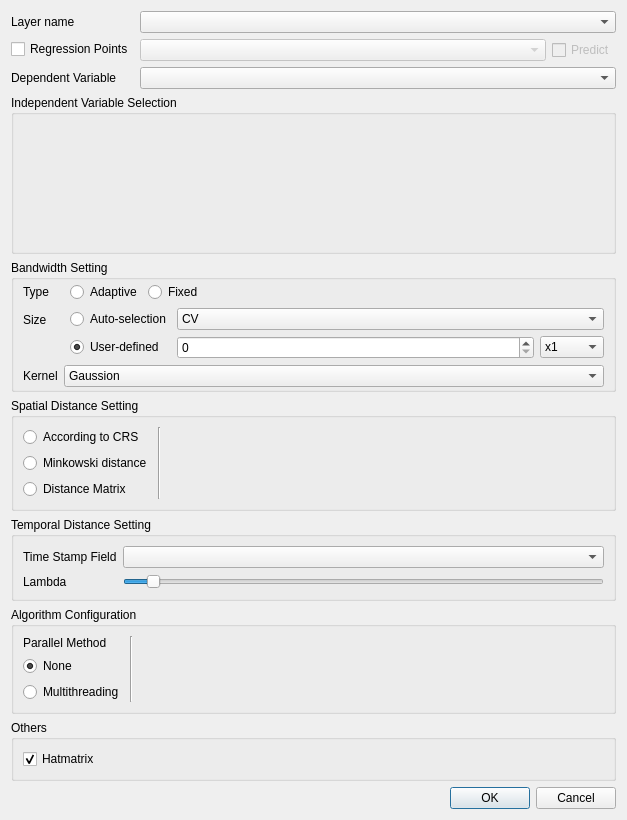
<?xml version="1.0" encoding="UTF-8"?>
<ui version="4.0">
 <class>GwmGTWROptionsDialog</class>
 <widget class="QDialog" name="GwmGTWROptionsDialog">
  <property name="geometry">
   <rect>
    <x>0</x>
    <y>0</y>
    <width>627</width>
    <height>820</height>
   </rect>
  </property>
  <property name="windowTitle">
   <string>GWR Configure</string>
  </property>
  <layout class="QVBoxLayout" name="verticalLayout_3" stretch="0,1,0,0,0,0,0,0">
   <item>
    <layout class="QFormLayout" name="formLayout_6">
     <item row="0" column="0">
      <widget class="QLabel" name="label">
       <property name="sizePolicy">
        <sizepolicy hsizetype="Fixed" vsizetype="Preferred">
         <horstretch>0</horstretch>
         <verstretch>0</verstretch>
        </sizepolicy>
       </property>
       <property name="text">
        <string>Layer name</string>
       </property>
      </widget>
     </item>
     <item row="0" column="1">
      <widget class="QComboBox" name="mLayerComboBox"/>
     </item>
     <item row="2" column="0">
      <widget class="QLabel" name="label_12">
       <property name="text">
        <string>Dependent Variable</string>
       </property>
      </widget>
     </item>
     <item row="2" column="1">
      <widget class="QComboBox" name="mDepVarComboBox"/>
     </item>
     <item row="1" column="0">
      <widget class="QCheckBox" name="ckbRegressionPoints">
       <property name="text">
        <string>Regression Points</string>
       </property>
      </widget>
     </item>
     <item row="1" column="1">
      <layout class="QHBoxLayout" name="horizontalLayout_8">
       <item>
        <widget class="QComboBox" name="cmbRegressionLayerSelect">
         <property name="enabled">
          <bool>false</bool>
         </property>
        </widget>
       </item>
       <item>
        <widget class="QCheckBox" name="ckbPredict">
         <property name="enabled">
          <bool>false</bool>
         </property>
         <property name="sizePolicy">
          <sizepolicy hsizetype="Fixed" vsizetype="Fixed">
           <horstretch>0</horstretch>
           <verstretch>0</verstretch>
          </sizepolicy>
         </property>
         <property name="text">
          <string>Predict</string>
         </property>
        </widget>
       </item>
      </layout>
     </item>
    </layout>
   </item>
   <item>
    <widget class="QGroupBox" name="groupBox">
     <property name="title">
      <string>Independent Variable Selection</string>
     </property>
     <layout class="QVBoxLayout" name="verticalLayout_4" stretch="1">
      <item>
       <widget class="GwmIndepVarSelectorWidget" name="mIndepVarSelector" native="true"/>
      </item>
     </layout>
    </widget>
   </item>
   <item>
    <widget class="QGroupBox" name="groupBox_2">
     <property name="sizePolicy">
      <sizepolicy hsizetype="Preferred" vsizetype="Fixed">
       <horstretch>0</horstretch>
       <verstretch>0</verstretch>
      </sizepolicy>
     </property>
     <property name="title">
      <string>Bandwidth Setting</string>
     </property>
     <layout class="QFormLayout" name="formLayout">
      <property name="horizontalSpacing">
       <number>6</number>
      </property>
      <property name="verticalSpacing">
       <number>6</number>
      </property>
      <property name="topMargin">
       <number>2</number>
      </property>
      <property name="bottomMargin">
       <number>2</number>
      </property>
      <item row="0" column="0">
       <widget class="QLabel" name="label_2">
        <property name="text">
         <string>Type</string>
        </property>
       </widget>
      </item>
      <item row="0" column="1">
       <layout class="QHBoxLayout" name="horizontalLayout_6">
        <property name="leftMargin">
         <number>6</number>
        </property>
        <item>
         <widget class="QRadioButton" name="mBwTypeAdaptiveRadio">
          <property name="sizePolicy">
           <sizepolicy hsizetype="Fixed" vsizetype="Fixed">
            <horstretch>0</horstretch>
            <verstretch>0</verstretch>
           </sizepolicy>
          </property>
          <property name="text">
           <string>Adaptive</string>
          </property>
          <property name="checked">
           <bool>true</bool>
          </property>
         </widget>
        </item>
        <item>
         <widget class="QRadioButton" name="mBwTypeFixedRadio">
          <property name="sizePolicy">
           <sizepolicy hsizetype="Fixed" vsizetype="Fixed">
            <horstretch>0</horstretch>
            <verstretch>0</verstretch>
           </sizepolicy>
          </property>
          <property name="text">
           <string>Fixed</string>
          </property>
         </widget>
        </item>
        <item>
         <spacer name="horizontalSpacer">
          <property name="orientation">
           <enum>Qt::Horizontal</enum>
          </property>
          <property name="sizeHint" stdset="0">
           <size>
            <width>40</width>
            <height>20</height>
           </size>
          </property>
         </spacer>
        </item>
       </layout>
      </item>
      <item row="1" column="0">
       <widget class="QLabel" name="label_3">
        <property name="sizePolicy">
         <sizepolicy hsizetype="Preferred" vsizetype="Preferred">
          <horstretch>0</horstretch>
          <verstretch>0</verstretch>
         </sizepolicy>
        </property>
        <property name="text">
         <string>Size</string>
        </property>
        <property name="alignment">
         <set>Qt::AlignLeading|Qt::AlignLeft|Qt::AlignVCenter</set>
        </property>
       </widget>
      </item>
      <item row="1" column="1">
       <layout class="QGridLayout" name="gridLayout_4">
        <property name="leftMargin">
         <number>6</number>
        </property>
        <item row="1" column="0">
         <widget class="QRadioButton" name="mBwSizeCustomizeRadio">
          <property name="sizePolicy">
           <sizepolicy hsizetype="Fixed" vsizetype="Fixed">
            <horstretch>0</horstretch>
            <verstretch>0</verstretch>
           </sizepolicy>
          </property>
          <property name="text">
           <string>User-defined</string>
          </property>
          <property name="checked">
           <bool>true</bool>
          </property>
         </widget>
        </item>
        <item row="1" column="1">
         <widget class="QStackedWidget" name="mBwSizeSettingStack">
          <property name="currentIndex">
           <number>0</number>
          </property>
          <widget class="QWidget" name="page_4">
           <layout class="QHBoxLayout" name="horizontalLayout">
            <property name="leftMargin">
             <number>0</number>
            </property>
            <property name="topMargin">
             <number>0</number>
            </property>
            <property name="rightMargin">
             <number>0</number>
            </property>
            <property name="bottomMargin">
             <number>0</number>
            </property>
            <item>
             <widget class="QSpinBox" name="mBwSizeAdaptiveSize"/>
            </item>
            <item>
             <widget class="QComboBox" name="mBwSizeAdaptiveUnit">
              <property name="sizePolicy">
               <sizepolicy hsizetype="Fixed" vsizetype="Fixed">
                <horstretch>0</horstretch>
                <verstretch>0</verstretch>
               </sizepolicy>
              </property>
              <item>
               <property name="text">
                <string>x1</string>
               </property>
              </item>
              <item>
               <property name="text">
                <string>x10</string>
               </property>
              </item>
              <item>
               <property name="text">
                <string>x100</string>
               </property>
              </item>
              <item>
               <property name="text">
                <string>x1000</string>
               </property>
              </item>
             </widget>
            </item>
           </layout>
          </widget>
          <widget class="QWidget" name="page_5">
           <layout class="QHBoxLayout" name="horizontalLayout_4">
            <property name="leftMargin">
             <number>0</number>
            </property>
            <property name="topMargin">
             <number>0</number>
            </property>
            <property name="rightMargin">
             <number>0</number>
            </property>
            <property name="bottomMargin">
             <number>0</number>
            </property>
            <item>
             <widget class="QDoubleSpinBox" name="mBwSizeFixedSize">
              <property name="decimals">
               <number>12</number>
              </property>
             </widget>
            </item>
            <item>
             <widget class="QComboBox" name="mBwSizeFixedUnit">
              <property name="sizePolicy">
               <sizepolicy hsizetype="Fixed" vsizetype="Fixed">
                <horstretch>0</horstretch>
                <verstretch>0</verstretch>
               </sizepolicy>
              </property>
              <item>
               <property name="text">
                <string>m</string>
               </property>
              </item>
              <item>
               <property name="text">
                <string>km</string>
               </property>
              </item>
              <item>
               <property name="text">
                <string>mile</string>
               </property>
              </item>
             </widget>
            </item>
           </layout>
          </widget>
         </widget>
        </item>
        <item row="0" column="0">
         <widget class="QRadioButton" name="mBwSizeAutomaticRadio">
          <property name="sizePolicy">
           <sizepolicy hsizetype="Preferred" vsizetype="Fixed">
            <horstretch>0</horstretch>
            <verstretch>0</verstretch>
           </sizepolicy>
          </property>
          <property name="text">
           <string>Auto-selection</string>
          </property>
          <property name="checked">
           <bool>false</bool>
          </property>
         </widget>
        </item>
        <item row="0" column="1">
         <widget class="QComboBox" name="mBwSizeAutomaticApprochCombo">
          <item>
           <property name="text">
            <string>CV</string>
           </property>
          </item>
          <item>
           <property name="text">
            <string>AICc</string>
           </property>
          </item>
         </widget>
        </item>
       </layout>
      </item>
      <item row="2" column="0">
       <widget class="QLabel" name="label_13">
        <property name="text">
         <string>Kernel</string>
        </property>
       </widget>
      </item>
      <item row="2" column="1">
       <widget class="QComboBox" name="mBwKernelFunctionCombo">
        <item>
         <property name="text">
          <string>Gaussion</string>
         </property>
        </item>
        <item>
         <property name="text">
          <string>Exponential</string>
         </property>
        </item>
        <item>
         <property name="text">
          <string>Bisquare</string>
         </property>
        </item>
        <item>
         <property name="text">
          <string>Tricube</string>
         </property>
        </item>
        <item>
         <property name="text">
          <string>Boxcar</string>
         </property>
        </item>
       </widget>
      </item>
     </layout>
    </widget>
   </item>
   <item>
    <widget class="QGroupBox" name="groupBox_3">
     <property name="sizePolicy">
      <sizepolicy hsizetype="Preferred" vsizetype="Preferred">
       <horstretch>0</horstretch>
       <verstretch>0</verstretch>
      </sizepolicy>
     </property>
     <property name="title">
      <string>Spatial Distance Setting</string>
     </property>
     <layout class="QHBoxLayout" name="horizontalLayout_2">
      <item>
       <layout class="QVBoxLayout" name="verticalLayout_2">
        <item>
         <widget class="QRadioButton" name="mDistTypeCRSRadio">
          <property name="text">
           <string>According to CRS</string>
          </property>
         </widget>
        </item>
        <item>
         <widget class="QRadioButton" name="mDistTypeMinkowskiRadio">
          <property name="text">
           <string>Minkowski distance</string>
          </property>
         </widget>
        </item>
        <item>
         <widget class="QRadioButton" name="mDistTypeDmatRadio">
          <property name="text">
           <string>Distance Matrix</string>
          </property>
         </widget>
        </item>
       </layout>
      </item>
      <item>
       <widget class="Line" name="line">
        <property name="orientation">
         <enum>Qt::Vertical</enum>
        </property>
       </widget>
      </item>
      <item>
       <widget class="QStackedWidget" name="mDistParamSettingStack">
        <property name="currentIndex">
         <number>0</number>
        </property>
        <widget class="QWidget" name="mCRSDistPage"/>
        <widget class="QWidget" name="mMinkowskiDistPage">
         <layout class="QFormLayout" name="formLayout_2">
          <property name="leftMargin">
           <number>0</number>
          </property>
          <property name="topMargin">
           <number>0</number>
          </property>
          <property name="rightMargin">
           <number>0</number>
          </property>
          <property name="bottomMargin">
           <number>0</number>
          </property>
          <item row="0" column="0">
           <widget class="QLabel" name="label_4">
            <property name="sizePolicy">
             <sizepolicy hsizetype="Preferred" vsizetype="Preferred">
              <horstretch>0</horstretch>
              <verstretch>0</verstretch>
             </sizepolicy>
            </property>
            <property name="text">
             <string>Rotation parameter</string>
            </property>
            <property name="alignment">
             <set>Qt::AlignLeading|Qt::AlignLeft|Qt::AlignVCenter</set>
            </property>
           </widget>
          </item>
          <item row="0" column="1">
           <layout class="QFormLayout" name="formLayout_5">
            <property name="horizontalSpacing">
             <number>6</number>
            </property>
            <property name="verticalSpacing">
             <number>2</number>
            </property>
            <item row="0" column="0">
             <widget class="QLabel" name="label_5">
              <property name="text">
               <string>theta</string>
              </property>
             </widget>
            </item>
            <item row="1" column="0">
             <widget class="QLabel" name="label_6">
              <property name="text">
               <string>p</string>
              </property>
             </widget>
            </item>
            <item row="0" column="1">
             <widget class="QDoubleSpinBox" name="mThetaValue"/>
            </item>
            <item row="1" column="1">
             <widget class="QDoubleSpinBox" name="mPValue">
              <property name="minimum">
               <double>-1.000000000000000</double>
              </property>
             </widget>
            </item>
           </layout>
          </item>
         </layout>
        </widget>
        <widget class="QWidget" name="mDistMatrixDistPage">
         <layout class="QGridLayout" name="gridLayout">
          <property name="leftMargin">
           <number>0</number>
          </property>
          <property name="topMargin">
           <number>0</number>
          </property>
          <property name="rightMargin">
           <number>0</number>
          </property>
          <property name="bottomMargin">
           <number>0</number>
          </property>
          <item row="1" column="0">
           <widget class="QLineEdit" name="mDistMatrixFileNameEdit"/>
          </item>
          <item row="1" column="1">
           <widget class="QToolButton" name="mDistMatrixFileOpenBtn">
            <property name="text">
             <string>...</string>
            </property>
           </widget>
          </item>
          <item row="0" column="0">
           <widget class="QLabel" name="label_14">
            <property name="text">
             <string>Select a distance matrix file</string>
            </property>
           </widget>
          </item>
          <item row="2" column="0">
           <spacer name="verticalSpacer">
            <property name="orientation">
             <enum>Qt::Vertical</enum>
            </property>
            <property name="sizeHint" stdset="0">
             <size>
              <width>20</width>
              <height>5</height>
             </size>
            </property>
           </spacer>
          </item>
         </layout>
        </widget>
       </widget>
      </item>
     </layout>
    </widget>
   </item>
   <item>
    <widget class="QGroupBox" name="groupBox_5">
     <property name="title">
      <string>Temporal Distance Setting</string>
     </property>
     <layout class="QFormLayout" name="formLayout_8">
      <item row="0" column="0">
       <widget class="QLabel" name="label_10">
        <property name="text">
         <string>Time Stamp Field</string>
        </property>
       </widget>
      </item>
      <item row="0" column="1">
       <widget class="QComboBox" name="mTimeVarCombo"/>
      </item>
      <item row="1" column="0">
       <widget class="QLabel" name="label_15">
        <property name="text">
         <string>Lambda</string>
        </property>
       </widget>
      </item>
      <item row="1" column="1">
       <widget class="QSlider" name="sldTimeLambda">
        <property name="maximum">
         <number>100</number>
        </property>
        <property name="value">
         <number>5</number>
        </property>
        <property name="orientation">
         <enum>Qt::Horizontal</enum>
        </property>
        <property name="tickPosition">
         <enum>QSlider::NoTicks</enum>
        </property>
       </widget>
      </item>
     </layout>
    </widget>
   </item>
   <item>
    <widget class="QGroupBox" name="mCalcParallelGroup">
     <property name="sizePolicy">
      <sizepolicy hsizetype="Preferred" vsizetype="Preferred">
       <horstretch>0</horstretch>
       <verstretch>0</verstretch>
      </sizepolicy>
     </property>
     <property name="title">
      <string>Algorithm Configuration</string>
     </property>
     <layout class="QHBoxLayout" name="horizontalLayout_3">
      <item>
       <layout class="QVBoxLayout" name="verticalLayout_5">
        <item>
         <widget class="QLabel" name="label_7">
          <property name="text">
           <string>Parallel Method</string>
          </property>
         </widget>
        </item>
        <item>
         <widget class="QRadioButton" name="mCalcParallelNoneRadio">
          <property name="sizePolicy">
           <sizepolicy hsizetype="Fixed" vsizetype="Fixed">
            <horstretch>0</horstretch>
            <verstretch>0</verstretch>
           </sizepolicy>
          </property>
          <property name="text">
           <string>None</string>
          </property>
          <property name="checked">
           <bool>true</bool>
          </property>
         </widget>
        </item>
        <item>
         <widget class="QRadioButton" name="mCalcParallelMultithreadRadio">
          <property name="sizePolicy">
           <sizepolicy hsizetype="Fixed" vsizetype="Fixed">
            <horstretch>0</horstretch>
            <verstretch>0</verstretch>
           </sizepolicy>
          </property>
          <property name="text">
           <string>Multithreading</string>
          </property>
         </widget>
        </item>
       </layout>
      </item>
      <item>
       <widget class="Line" name="line_2">
        <property name="orientation">
         <enum>Qt::Vertical</enum>
        </property>
       </widget>
      </item>
      <item>
       <widget class="QStackedWidget" name="stackedWidget">
        <property name="currentIndex">
         <number>0</number>
        </property>
        <widget class="QWidget" name="page">
         <layout class="QVBoxLayout" name="verticalLayout">
          <property name="topMargin">
           <number>0</number>
          </property>
          <property name="bottomMargin">
           <number>0</number>
          </property>
         </layout>
        </widget>
        <widget class="QWidget" name="page_3">
         <layout class="QFormLayout" name="formLayout_3">
          <property name="leftMargin">
           <number>9</number>
          </property>
          <property name="topMargin">
           <number>0</number>
          </property>
          <property name="rightMargin">
           <number>9</number>
          </property>
          <property name="bottomMargin">
           <number>0</number>
          </property>
          <item row="0" column="0">
           <widget class="QLabel" name="label_9">
            <property name="text">
             <string>Threads</string>
            </property>
           </widget>
          </item>
          <item row="0" column="1">
           <widget class="QSpinBox" name="mThreadNum">
            <property name="maximum">
             <number>8</number>
            </property>
           </widget>
          </item>
         </layout>
        </widget>
        <widget class="QWidget" name="page_2">
         <layout class="QFormLayout" name="formLayout_4">
          <property name="topMargin">
           <number>0</number>
          </property>
          <property name="bottomMargin">
           <number>0</number>
          </property>
          <item row="0" column="0">
           <widget class="QLabel" name="label_8">
            <property name="text">
             <string>Batch Size</string>
            </property>
           </widget>
          </item>
          <item row="0" column="1">
           <widget class="QSpinBox" name="mSampleGroupSize">
            <property name="maximum">
             <number>4096</number>
            </property>
            <property name="value">
             <number>64</number>
            </property>
           </widget>
          </item>
          <item row="1" column="0">
           <widget class="QLabel" name="label_11">
            <property name="text">
             <string>GPU</string>
            </property>
           </widget>
          </item>
          <item row="1" column="1">
           <widget class="QComboBox" name="mGPUSelection"/>
          </item>
         </layout>
        </widget>
       </widget>
      </item>
     </layout>
    </widget>
   </item>
   <item>
    <widget class="QGroupBox" name="groupBox_4">
     <property name="title">
      <string>Others</string>
     </property>
     <layout class="QFormLayout" name="formLayout_7">
      <item row="0" column="0">
       <widget class="QCheckBox" name="cbxHatmatrix">
        <property name="text">
         <string>Hatmatrix</string>
        </property>
        <property name="checked">
         <bool>true</bool>
        </property>
       </widget>
      </item>
     </layout>
    </widget>
   </item>
   <item>
    <layout class="QHBoxLayout" name="horizontalLayout_5">
     <item>
      <widget class="QLabel" name="mCheckMessage">
       <property name="sizePolicy">
        <sizepolicy hsizetype="Expanding" vsizetype="Preferred">
         <horstretch>0</horstretch>
         <verstretch>0</verstretch>
        </sizepolicy>
       </property>
       <property name="text">
        <string/>
       </property>
      </widget>
     </item>
     <item>
      <widget class="QDialogButtonBox" name="btbOkCancle">
       <property name="sizePolicy">
        <sizepolicy hsizetype="Fixed" vsizetype="Fixed">
         <horstretch>0</horstretch>
         <verstretch>0</verstretch>
        </sizepolicy>
       </property>
       <property name="orientation">
        <enum>Qt::Horizontal</enum>
       </property>
       <property name="standardButtons">
        <set>QDialogButtonBox::Cancel|QDialogButtonBox::Ok</set>
       </property>
      </widget>
     </item>
    </layout>
   </item>
  </layout>
 </widget>
 <customwidgets>
  <customwidget>
   <class>GwmIndepVarSelectorWidget</class>
   <extends>QWidget</extends>
   <header>gwmindepvarselectorwidget.h</header>
   <container>1</container>
  </customwidget>
 </customwidgets>
 <resources/>
 <connections>
  <connection>
   <sender>btbOkCancle</sender>
   <signal>accepted()</signal>
   <receiver>GwmGTWROptionsDialog</receiver>
   <slot>accept()</slot>
   <hints>
    <hint type="sourcelabel">
     <x>248</x>
     <y>254</y>
    </hint>
    <hint type="destinationlabel">
     <x>157</x>
     <y>274</y>
    </hint>
   </hints>
  </connection>
  <connection>
   <sender>btbOkCancle</sender>
   <signal>rejected()</signal>
   <receiver>GwmGTWROptionsDialog</receiver>
   <slot>reject()</slot>
   <hints>
    <hint type="sourcelabel">
     <x>316</x>
     <y>260</y>
    </hint>
    <hint type="destinationlabel">
     <x>286</x>
     <y>274</y>
    </hint>
   </hints>
  </connection>
 </connections>
</ui>
